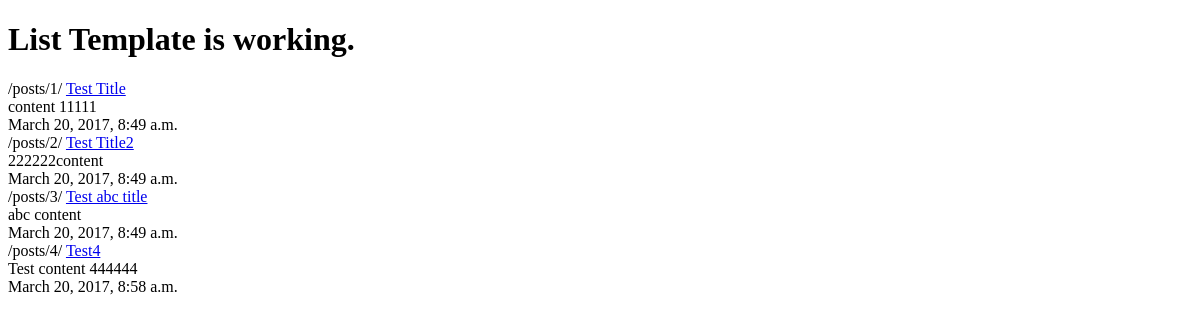
/posts/, run on an earlier commit of the app's database.
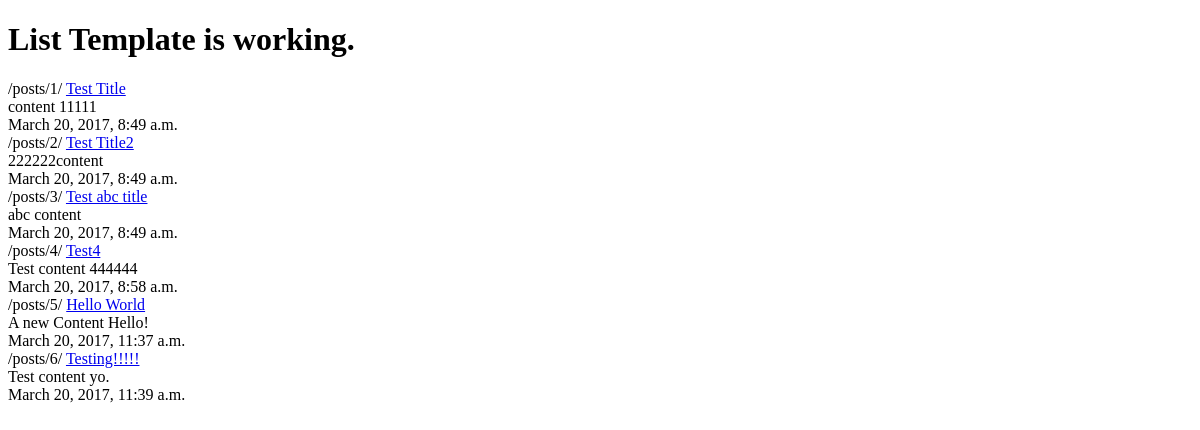
And on a later commit of the database.
### posts/models.py (models this page shows, shortened)
class Post(models.Model):
    title = models.CharField(max_length=120)
    content = models.TextField()
    updated = models.DateTimeField(auto_now=True, auto_now_add=False)
    timestamp = models.DateTimeField(auto_now=False, auto_now_add=True)
    def get_absolute_url(self):
        return reverse("posts:detail", kwargs={"id": self.id})

### posts/views.py (the view)
def post_list(request):
    queryset = Post.objects.all()
    context = {
        "object_list": queryset,
        "title": "List"
    }
    return render(request, "post_list.html", context)

### templates/post_list.html
{% extends "base.html" %}
{% block content %}
    <h1>{{ title }} Template is working.</h1>
    {% for obj in object_list %}
    {% url "posts:detail" id=obj.id%}
    <a href='{{ obj.get_absolute_url }}'>{{ obj.title }}</a> <br/>
    {{ obj.content }} <br/>
    {{ obj.updated }} <br/>
    {% endfor %}
{% endblock content %}

What changed in the data, as far as the page shows it:
added Post: id "/posts/5/", title "Hello World", content "A new Content Hello!", updated "March 20, 2017, 11:37 a.m."
added Post: id "/posts/6/", title "Testing!!!!!", content "Test content yo.", updated "March 20, 2017, 11:39 a.m."
